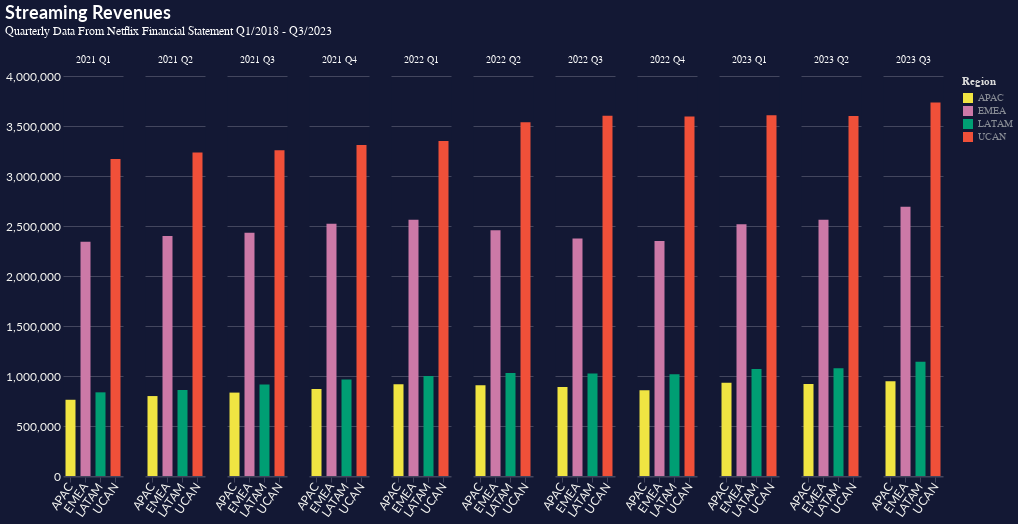

The code cell stored with this chart in its notebook:
### Code cell
bar_chart = alt.Chart(df).mark_bar(size=10).encode(
    x=alt.X('Region:N', axis=alt.Axis(labelAngle=-55)),
    y=alt.Y("Revenues:Q"),
    color=alt.Color("Region:N", legend=alt.Legend(title="Region")),
    column=alt.Column("Quarter:N", header=alt.Header(title=None)),
    tooltip=['Quarter:O', 'Paid memberships at end of period:Q', 'Region:N']
).properties(
    width=60,
    height=400
)
bar_chart.properties(
    title={
        "text": 'Streaming Revenues',
        "subtitle": ["Quarterly Data From Netflix Financial Statement Q1/2018 - Q3/2023", '\n'],
        "subtitleColor": "white"
    }
)

### Figure 1 — Vega-Lite specification as saved in the notebook (floating-point values rounded to 4 significant figures)
{"autosize": {"type": "fit", "contains": "padding"}, "config": {"title": {"fontSize": 18, "font": "Lato", "anchor": "start", "color": "#ffffff", "subtitlefont": "Lato"}, "style": {"guide-label": {"fill": "#fff"}, "guide-title": {"fill": "#fff"}}, "axisX": {"labelColor": "#F5F5F1", "titleColor": "#ededed", "domain": true, "domainColor": "#43465e", "domainWidth": 0.5, "grid": false, "labelFont": "Lato", "labelFontSize": 12, "labelAngle": 0, "tickColor": "#43465e", "tickSize": 5, "titleFont": "Lato", "titleFontSize": 12, "titlePadding": 10, "title": "X Axis Title (units)"}, "axisY": {"domain": false, "domainColor": "#e4e4e4", "grid": true, "gridColor": "#43465e", "gridWidth": 1, "labelFont": "Lato", "labelFontSize": 12, "labelColor": "#F5F5F1", "labelAngle": 0, "ticks": false, "titleFont": "Lato", "titleFontSize": 12, "titlePadding": 10, "title": "Y Axis Title (units)", "titleAngle": 0, "titleY": -10, "titleX": 18}, "legend": {"labelColor": "#888c95", "titleColor": "#dadada"}, "view": {"fill": "#131834", "stroke": "transparent"}, "background": "#131834", "range": {"category": ["#f0e442", "#cc79a7", "#009e73", "#F05039", "#780909", "#0b0000", "#dedede", "#43465e"], "diverging": ["#ff7272", "#e80000", "#c10000", "#973333", "#640000", "#000000"]}}, "data": {"name": "data-54c65146e16319f25ad3a370e915a0be"}, "mark": {"type": "bar", "size": 10}, "encoding": {"color": {"field": "Region", "legend": {"title": "Region"}, "type": "nominal"}, "column": {"field": "Quarter", "header": {"title": null}, "type": "nominal"}, "tooltip": [{"field": "Quarter", "type": "ordinal"}, {"field": "Paid memberships at end of period", "type": "quantitative"}, {"field": "Region", "type": "nominal"}], "x": {"axis": {"labelAngle": -55}, "field": "Region", "type": "nominal"}, "y": {"field": "Revenues", "type": "quantitative"}}, "height": 400, "title": {"text": "Streaming Revenues", "subtitle": ["Quarterly Data From Netflix Financial Statement Q1/2018 - Q3/2023", "\n"], "subtitleColor": "white"}, "width": 60, "$schema": "https://vega.github.io/schema/vega-lite/v5.14.1.json", "datasets": {"data-54c65146e16319f25ad3a370e915a0be": [{"Time": "2021-03-31T00:00:00", "Region": "UCAN", "Revenues": 3170972, "Paid net membership additions (losses)": 448, "Paid memberships at end of period": 74384, "Average paying memberships": 74160, "Average revenue per membership (2)": 14.25, "% change as compared to prior-year period": 0.09, "Quarter": "2021\tQ1"}, {"Time": "2021-06-30T00:00:00", "Region": "UCAN", "Revenues": 3234643, "Paid net membership additions (losses)": -433, "Paid memberships at end of period": 73951, "Average paying memberships": 74168, "Average revenue per membership (2)": 14.54, "% change as compared to prior-year period": 0.1, "Quarter": "2021\tQ2"}, {"Time": "2021-09-30T00:00:00", "Region": "UCAN", "Revenues": 3257697, "Paid net membership additions (losses)": 73, "Paid memberships at end of period": 74024, "Average paying memberships": 73988, "Average revenue per membership (2)": 14.68, "% change as compared to prior-year period": 0.1, "Quarter": "2021\tQ3"}, {"Time": "2021-12-31T00:00:00", "Region": "UCAN", "Revenues": 3308788, "Paid net membership additions (losses)": 1191, "Paid memberships at end of period": 75215, "Average paying memberships": 74620, "Average revenue per membership (2)": 14.78, "% change as compared to prior-year period": 0.09, "Quarter": "2021\tQ4"}, {"Time": "2022-03-31T00:00:00", "Region": "UCAN", "Revenues": 3350424, "Paid net membership additions (losses)": -636, "Paid memberships at end of period": 74579, "Average paying memberships": 74897, "Average revenue per membership (2)": 14.91, "% change as compared to prior-year period": 0.05, "Quarter": "2022\tQ1"}, {"Time": "2022-06-30T00:00:00", "Region": "UCAN", "Revenues": 3537863, "Paid net membership additions (losses)": -1296, "Paid memberships at end of period": 73283, "Average paying memberships": 73931, "Average revenue per membership (2)": 15.95, "% change as compared to prior-year period": 0.1, "Quarter": "2022\tQ2"}, {"Time": "2022-09-30T00:00:00", "Region": "UCAN", "Revenues": 3601565, "Paid net membership additions (losses)": 104, "Paid memberships at end of period": 73387, "Average paying memberships": 73335, "Average revenue per membership (2)": 16.37, "% change as compared to prior-year period": 0.12, "Quarter": "2022\tQ3"}, {"Time": "2022-12-31T00:00:00", "Region": "UCAN", "Revenues": 3594791, "Paid net membership additions (losses)": 909, "Paid memberships at end of period": 74296, "Average paying memberships": 73842, "Average revenue per membership (2)": 16.23, "% change as compared to prior-year period": 0.1, "Quarter": "2022\tQ4"}, {"Time": "2023-03-31T00:00:00", "Region": "UCAN", "Revenues": 3608645, "Paid net membership additions (losses)": 102, "Paid memberships at end of period": 74398, "Average paying memberships": 74347, "Average revenue per membership (2)": 16.18, "% change as compared to prior-year period": 0.09, "Quarter": "2023\tQ1"}, {"Time": "2023-06-30T00:00:00", "Region": "UCAN", "Revenues": 3599448, "Paid net membership additions (losses)": 1173, "Paid memberships at end of period": 75571, "Average paying memberships": 74985, "Average revenue per membership (2)": 16.0, "% change as compared to prior-year period": 0.0, "Quarter": "2023\tQ2"}, {"Time": "2023-09-30T00:00:00", "Region": "UCAN", "Revenues": 3735133, "Paid net membership additions (losses)": 1750, "Paid memberships at end of period": 77321, "Average paying memberships": 76446, "Average revenue per membership (2)": 16.29, "% change as compared to prior-year period": 0.0, "Quarter": "2023\tQ3"}, {"Time": "2021-03-31T00:00:00", "Region": "EMEA", "Revenues": 2343674, "Paid net membership additions (losses)": 1810, "Paid memberships at end of period": 68508, "Average paying memberships": 67603, "Average revenue per membership (2)": 11.56, "% change as compared to prior-year period": 0.11, "Quarter": "2021\tQ1"}, {"Time": "2021-06-30T00:00:00", "Region": "EMEA", "Revenues": 2400480, "Paid net membership additions (losses)": 188, "Paid memberships at end of period": 68696, "Average paying memberships": 68602, "Average revenue per membership (2)": 11.66, "% change as compared to prior-year period": 0.11, "Quarter": "2021\tQ2"}, {"Time": "2021-09-30T00:00:00", "Region": "EMEA", "Revenues": 2432239, "Paid net membership additions (losses)": 1804, "Paid memberships at end of period": 70500, "Average paying memberships": 69598, "Average revenue per membership (2)": 11.65, "% change as compared to prior-year period": 0.07, "Quarter": "2021\tQ3"}, {"Time": "2021-12-31T00:00:00", "Region": "EMEA", "Revenues": 2523426, "Paid net membership additions (losses)": 3536, "Paid memberships at end of period": 74036, "Average paying memberships": 72268, "Average revenue per membership (2)": 11.64, "% change as compared to prior-year period": 0.05, "Quarter": "2021\tQ4"}, {"Time": "2022-03-31T00:00:00", "Region": "EMEA", "Revenues": 2561831, "Paid net membership additions (losses)": -303, "Paid memberships at end of period": 73733, "Average paying memberships": 73885, "Average revenue per membership (2)": 11.56, "% change as compared to prior-year period": 0.0, "Quarter": "2022\tQ1"}, {"Time": "2022-06-30T00:00:00", "Region": "EMEA", "Revenues": 2457235, "Paid net membership additions (losses)": -767, "Paid memberships at end of period": 72966, "Average paying memberships": 73350, "Average revenue per membership (2)": 11.17, "% change as compared to prior-year period": -0.04, "Quarter": "2022\tQ2"}, {"Time": "2022-09-30T00:00:00", "Region": "EMEA", "Revenues": 2375814, "Paid net membership additions (losses)": 568, "Paid memberships at end of period": 73534, "Average paying memberships": 73250, "Average revenue per membership (2)": 10.81, "% change as compared to prior-year period": -0.07, "Quarter": "2022\tQ3"}, {"Time": "2022-12-31T00:00:00", "Region": "EMEA", "Revenues": 2350135, "Paid net membership additions (losses)": 3195, "Paid memberships at end of period": 76729, "Average paying memberships": 75132, "Average revenue per membership (2)": 10.43, "% change as compared to prior-year period": -0.1, "Quarter": "2022\tQ4"}, {"Time": "2023-03-31T00:00:00", "Region": "EMEA", "Revenues": 2517641, "Paid net membership additions (losses)": 644, "Paid memberships at end of period": 77373, "Average paying memberships": 77051, "Average revenue per membership (2)": 10.89, "% change as compared to prior-year period": -0.06, "Quarter": "2023\tQ1"}, {"Time": "2023-06-30T00:00:00", "Region": "EMEA", "Revenues": 2562170, "Paid net membership additions (losses)": 2434, "Paid memberships at end of period": 79807, "Average paying memberships": 78590, "Average revenue per membership (2)": 10.87, "% change as compared to prior-year period": -0.03, "Quarter": "2023\tQ2"}, {"Time": "2023-09-30T00:00:00", "Region": "EMEA", "Revenues": 2693146, "Paid net membership additions (losses)": 3953, "Paid memberships at end of period": 83760, "Average paying memberships": 81784, "Average revenue per membership (2)": 10.98, "% change as compared to prior-year period": 0.02, "Quarter": "2023\tQ3"}, {"Time": "2021-03-31T00:00:00", "Region": "LATAM", "Revenues": 836647, "Paid net membership additions (losses)": 357, "Paid memberships at end of period": 37894, "Average paying memberships": 37716, "Average revenue per membership (2)": 7.39, "% change as compared to prior-year period": -0.08, "Quarter": "2021\tQ1"}, {"Time": "2021-06-30T00:00:00", "Region": "LATAM", "Revenues": 860882, "Paid net membership additions (losses)": 764, "Paid memberships at end of period": 38658, "Average paying memberships": 38276, "Average revenue per membership (2)": 7.5, "% change as compared to prior-year period": 0.01, "Quarter": "2021\tQ2"}, {"Time": "2021-09-30T00:00:00", "Region": "LATAM", "Revenues": 915297, "Paid net membership additions (losses)": 330, "Paid memberships at end of period": 38988, "Average paying memberships": 38823, "Average revenue per membership (2)": 7.86, "% change as compared to prior-year period": 0.08, "Quarter": "2021\tQ3"}, {"Time": "2021-12-31T00:00:00", "Region": "LATAM", "Revenues": 964150, "Paid net membership additions (losses)": 973, "Paid memberships at end of period": 39961, "Average paying memberships": 39475, "Average revenue per membership (2)": 8.14, "% change as compared to prior-year period": 0.14, "Quarter": "2021\tQ4"}, {"Time": "2022-03-31T00:00:00", "Region": "LATAM", "Revenues": 998948, "Paid net membership additions (losses)": -351, "Paid memberships at end of period": 39610, "Average paying memberships": 39786, "Average revenue per membership (2)": 8.37, "% change as compared to prior-year period": 0.13, "Quarter": "2022\tQ1"}, {"Time": "2022-06-30T00:00:00", "Region": "LATAM", "Revenues": 1030234, "Paid net membership additions (losses)": 14, "Paid memberships at end of period": 39624, "Average paying memberships": 39617, "Average revenue per membership (2)": 8.67, "% change as compared to prior-year period": 0.16, "Quarter": "2022\tQ2"}, {"Time": "2022-09-30T00:00:00", "Region": "LATAM", "Revenues": 1023945, "Paid net membership additions (losses)": 312, "Paid memberships at end of period": 39936, "Average paying memberships": 39780, "Average revenue per membership (2)": 8.58, "% change as compared to prior-year period": 0.09, "Quarter": "2022\tQ3"}, {"Time": "2022-12-31T00:00:00", "Region": "LATAM", "Revenues": 1016846, "Paid net membership additions (losses)": 1763, "Paid memberships at end of period": 41699, "Average paying memberships": 40818, "Average revenue per membership (2)": 8.3, "% change as compared to prior-year period": 0.02, "Quarter": "2022\tQ4"}, {"Time": "2023-03-31T00:00:00", "Region": "LATAM", "Revenues": 1070192, "Paid net membership additions (losses)": -450, "Paid memberships at end of period": 41249, "Average paying memberships": 41474, "Average revenue per membership (2)": 8.6, "% change as compared to prior-year period": 0.03, "Quarter": "2023\tQ1"}, {"Time": "2023-06-30T00:00:00", "Region": "LATAM", "Revenues": 1077435, "Paid net membership additions (losses)": 1217, "Paid memberships at end of period": 42466, "Average paying memberships": 41858, "Average revenue per membership (2)": 8.58, "% change as compared to prior-year period": -0.01, "Quarter": "2023\tQ2"}, {"Time": "2023-09-30T00:00:00", "Region": "LATAM", "Revenues": 1142811, "Paid net membership additions (losses)": 1179, "Paid memberships at end of period": 43645, "Average paying memberships": 43056, "Average revenue per membership (2)": 8.85, "% change as compared to prior-year period": 0.03, "Quarter": "2023\tQ3"}, {"Time": "2021-03-31T00:00:00", "Region": "APAC", "Revenues": 762414, "Paid net membership additions (losses)": 1361, "Paid memberships at end of period": 26853, "Average paying memberships": 26173, "Average revenue per membership (2)": 9.71, "% change as compared to prior-year period": 0.09, "Quarter": "2021\tQ1"}, {"Time": "2021-06-30T00:00:00", "Region": "APAC", "Revenues": 799480, "Paid net membership additions (losses)": 1022, "Paid memberships at end of period": 27875, "Average paying memberships": 27364, "Average revenue per membership (2)": 9.74, "% change as compared to prior-year period": 0.09, "Quarter": "2021\tQ2"}, {"Time": "2021-09-30T00:00:00", "Region": "APAC", "Revenues": 834002, "Paid net membership additions (losses)": 2176, "Paid memberships at end of period": 30051, "Average paying memberships": 28963, "Average revenue per membership (2)": 9.6, "% change as compared to prior-year period": 0.04, "Quarter": "2021\tQ3"}, {"Time": "2021-12-31T00:00:00", "Region": "APAC", "Revenues": 870705, "Paid net membership additions (losses)": 2581, "Paid memberships at end of period": 32632, "Average paying memberships": 31342, "Average revenue per membership (2)": 9.26, "% change as compared to prior-year period": -0.01, "Quarter": "2021\tQ4"}, {"Time": "2022-03-31T00:00:00", "Region": "APAC", "Revenues": 916754, "Paid net membership additions (losses)": 1087, "Paid memberships at end of period": 33719, "Average paying memberships": 33176, "Average revenue per membership (2)": 9.21, "% change as compared to prior-year period": -0.05, "Quarter": "2022\tQ1"}, {"Time": "2022-06-30T00:00:00", "Region": "APAC", "Revenues": 907719, "Paid net membership additions (losses)": 1080, "Paid memberships at end of period": 34799, "Average paying memberships": 34259, "Average revenue per membership (2)": 8.83, "% change as compared to prior-year period": -0.09, "Quarter": "2022\tQ2"}, {"Time": "2022-09-30T00:00:00", "Region": "APAC", "Revenues": 889037, "Paid net membership additions (losses)": 1429, "Paid memberships at end of period": 36228, "Average paying memberships": 35514, "Average revenue per membership (2)": 8.34, "% change as compared to prior-year period": -0.13, "Quarter": "2022\tQ3"}, {"Time": "2022-12-31T00:00:00", "Region": "APAC", "Revenues": 856711, "Paid net membership additions (losses)": 1795, "Paid memberships at end of period": 38023, "Average paying memberships": 37126, "Average revenue per membership (2)": 7.69, "% change as compared to prior-year period": -0.17, "Quarter": "2022\tQ4"}, {"Time": "2023-03-31T00:00:00", "Region": "APAC", "Revenues": 933523, "Paid net membership additions (losses)": 1455, "Paid memberships at end of period": 39478, "Average paying memberships": 38751, "Average revenue per membership (2)": 8.03, "% change as compared to prior-year period": -0.13, "Quarter": "2023\tQ1"}, {"Time": "2023-06-30T00:00:00", "Region": "APAC", "Revenues": 919273, "Paid net membership additions (losses)": 1068, "Paid memberships at end of period": 40546, "Average paying memberships": 40012, "Average revenue per membership (2)": 7.66, "% change as compared to prior-year period": -0.13, "Quarter": "2023\tQ2"}, {"Time": "2023-09-30T00:00:00", "Region": "APAC", "Revenues": 948216, "Paid net membership additions (losses)": 1881, "Paid memberships at end of period": 42427, "Average paying memberships": 41487, "Average revenue per membership (2)": 7.62, "% change as compared to prior-year period": -0.09, "Quarter": "2023\tQ3"}]}}
